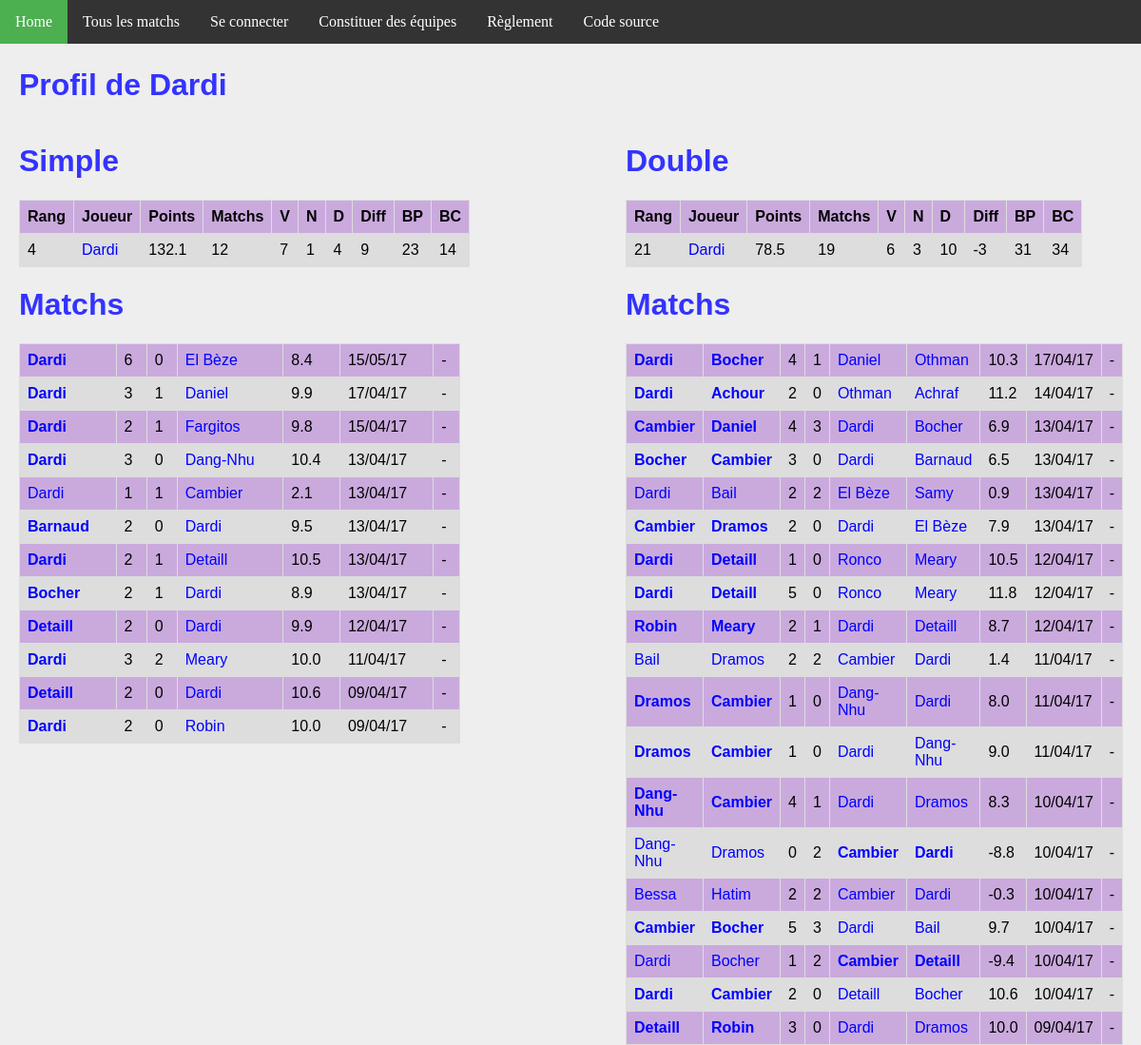
Before: /joueur/1/ with the older database file.
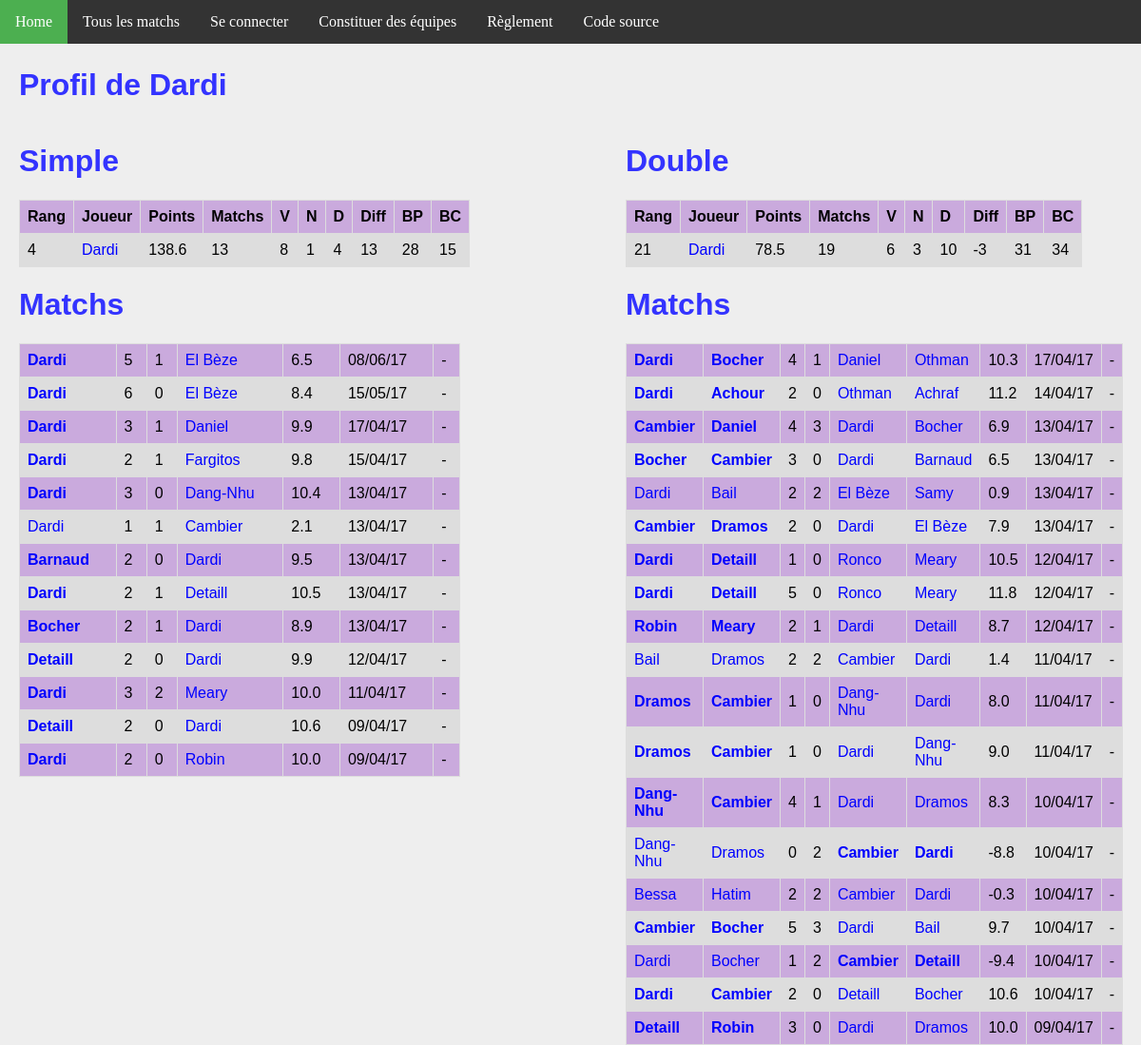
After: the same page with the newer database file.
### ranking/models.py (models this page shows, shortened)
class Joueur(models.Model):
    user = models.OneToOneField(User, on_delete=models.CASCADE)
    pseudo = models.CharField(max_length = 50, default="Pax lambda")
    simple_score = models.FloatField(default=100)
    simple_rang = models.IntegerField(default=0)
    simple_victoires = models.IntegerField(default=0)
    simple_nuls = models.IntegerField(default=0)
    simple_defaites = models.IntegerField(default=0)
    simple_buts_pour = models.IntegerField(default=0)
    simple_buts_contre = models.IntegerField(default=0)
    double_score = models.FloatField(default=100)
    double_rang = models.IntegerField(default=0)
    double_victoires = models.IntegerField(default=0)
    double_nuls = models.IntegerField(default=0)
    double_defaites = models.IntegerField(default=0)
    double_buts_pour = models.IntegerField(default=0)
    double_buts_contre = models.IntegerField(default=0)
    @property
    def simple_matchs(self):
        return self.simple_nuls + self.simple_victoires + self.simple_defaites
    @property
    def double_matchs(self):
        return self.double_nuls + self.double_victoires + self.double_defaites
    @property
    def simple_diff(self):
        return self.simple_buts_pour - self.simple_buts_contre
    @property
    def double_diff(self):
        return self.double_buts_pour - self.double_buts_contre

class MatchSimple(models.Model):
    domicile = models.ForeignKey('Joueur', related_name = 'dom')
    exterieur = models.ForeignKey('Joueur', related_name = 'exte')
    date = models.DateTimeField(auto_now_add=True)
    buts_domicile = models.IntegerField(default=0)
    buts_exterieur = models.IntegerField(default=0)
    points = models.FloatField(default=0)
    @property
    def winner(self):
        if self.buts_domicile > self.buts_exterieur:
            return 1.
        elif self.buts_domicile < self.buts_exterieur:
            return 0.
        else:
            return 0.5

class MatchDouble(models.Model):
    domicile_1 = models.ForeignKey('Joueur', related_name = 'dom1')
    domicile_2 = models.ForeignKey('Joueur', related_name = 'dom2')
    exterieur_1 = models.ForeignKey('Joueur', related_name = 'exte1')
    exterieur_2 = models.ForeignKey('Joueur', related_name = 'exte2')
    date = models.DateTimeField(auto_now_add=True)
    buts_domicile = models.IntegerField(default=0)
    buts_exterieur = models.IntegerField(default=0)
    points = models.FloatField(default=0)
    @property
    def winner(self):
        if self.buts_domicile > self.buts_exterieur:
            return 1.
        elif self.buts_domicile < self.buts_exterieur:
            return 0.
        else:
            return 0.5

### ranking/views.py (the view)
# urls.py: url(r'^joueur/(?P<joueur_id>[0-9]+)/$', views.detail_joueur, name='joueur'),
def detail_joueur(request, joueur_id):
    simples_1 = MatchSimple.objects.filter(domicile__id = joueur_id)
    simples_2 = MatchSimple.objects.filter(exterieur__id = joueur_id)
    simples = simples_1 | simples_2
    doubles_1 = MatchDouble.objects.filter(domicile_1__id = joueur_id)
    doubles_2 = MatchDouble.objects.filter(domicile_2__id = joueur_id)
    doubles_3 = MatchDouble.objects.filter(exterieur_1__id = joueur_id)
    doubles_4 = MatchDouble.objects.filter(exterieur_2__id = joueur_id)
    doubles = doubles_1 | doubles_2 | doubles_3 | doubles_4
    context = {
        'joueur': get_object_or_404(Joueur, pk=joueur_id),
        'simple_matchs': simples.order_by('-date').all(),
        'double_matchs': doubles.order_by('-date').all(),
    }
    return render(request, 'joueur.html', context)

### ranking/templatetags/app_filter.py (called while the page is built)
@register.filter(name='decimal')
def decimal(x):
    return '{0:.1f}'.format(x)

### ranking/templates/joueur.html
{% extends 'base.html' %}
{% block body %}
{% load app_filter %}
    <h1>Profil de {{ joueur.pseudo }}</h1>
<div id="column1" style="float:left; margin:0; width:40%;">
    <h1>Simple</h1>
    <table>
        <tr>
            <th>Rang</th>
            <th>Joueur</th>
            <th>Points</th>
            <th>Matchs</th>
            <th>V</th>
            <th>N</th>
            <th>D</th>
            <th>Diff</th>
            <th>BP</th>
            <th>BC</th>
        </tr>
        <tr>
            <td>{{ joueur.simple_rang }}</td>
            <td><a class='joueur' href="{% url 'joueur' joueur.id %}">{{joueur.pseudo}}</a></td>
            <td>{{joueur.simple_score|decimal}}</td>
            <td>{{joueur.simple_matchs}}</td>
            <td>{{joueur.simple_victoires}}</td>
            <td>{{joueur.simple_nuls}}</td>
            <td>{{joueur.simple_defaites}}</td>
            <td>{{joueur.simple_diff}}</td>
            <td>{{joueur.simple_buts_pour}}</td>
            <td>{{joueur.simple_buts_contre}}</td>
        </tr>
    </table>
    <h1>Matchs</h1>
    <table>
        {% for m in simple_matchs %}
        <tr>
            <td {% if m.winner == 1 %} style='font-weight:bold'{% endif %} >
                <a class="joueur" href="{% url 'joueur' m.domicile.id %}">{{m.domicile.pseudo}}</a>
            </td>
            <td>{{m.buts_domicile}}</td>
            <td>{{m.buts_exterieur}}</td>
            <td {% if m.winner == 0 %} style='font-weight:bold'{% endif %} >
                <a class='joueur' href="{% url 'joueur' m.exterieur.id %}">{{m.exterieur.pseudo}}</a>
            </td>
            <td>{{m.points|decimal}}</td>
            <td>{{m.date | date:'d/m/y'}}</td>
            <td>
            {% if m.domicile == request.user.joueur %}
                <a class="joueur" href="{% url 'annuler' m.id %}">Annuler</a>
            {% else %}
                -
            {% endif %}
            </td>
        </tr>
        {% endfor %}
    </table>
</div>
<div id="column2" style="float:left; margin-left:15%;width:40%;">
<h1>Double</h1>
<table>
    <tr>
        <th>Rang</th>
        <th>Joueur</th>
        <th>Points</th>
        <th>Matchs</th>
        <th>V</th>
        <th>N</th>
        <th>D</th>
        <th>Diff</th>
        <th>BP</th>
        <th>BC</th>
    </tr>
    <tr>
        <td>{{ joueur.double_rang }}</td>
        <td><a class='joueur' href="{% url 'joueur' joueur.id %}">{{joueur.pseudo}}</a></td>
        <td>{{joueur.double_score|decimal}}</td>
        <td>{{joueur.double_matchs}}</td>
        <td>{{joueur.double_victoires}}</td>
        <td>{{joueur.double_nuls}}</td>
        <td>{{joueur.double_defaites}}</td>
        <td>{{joueur.double_diff}}</td>
        <td>{{joueur.double_buts_pour}}</td>
        <td>{{joueur.double_buts_contre}}</td>
    </tr>
</table>
<h1>Matchs</h1>
<table>
    {% for m in double_matchs %}
    <tr>
        <td {% if m.winner == 1 %} style='font-weight:bold'{% endif %} >
            <a class="joueur" href="{% url 'joueur' m.domicile_1.id %}">{{m.domicile_1.pseudo}}</a>
        </td>
        <td {% if m.winner == 1 %} style='font-weight:bold'{% endif %} >
            <a class="joueur" href="{% url 'joueur' m.domicile_2.id %}">{{m.domicile_2.pseudo}}</a>
        </td>
        <td>{{m.buts_domicile}}</td>
        <td>{{m.buts_exterieur}}</td>
        <td {% if m.winner == 0 %} style='font-weight:bold'{% endif %} >
            <a class='joueur' href="{% url 'joueur' m.exterieur_1.id %}">{{m.exterieur_1.pseudo}}</a>
        </td>
        <td {% if m.winner == 0 %} style='font-weight:bold'{% endif %} >
            <a class='joueur' href="{% url 'joueur' m.exterieur_2.id %}">{{m.exterieur_2.pseudo}}</a>
        </td>
        <td>{{m.points|decimal}}</td>
        <td>{{m.date | date:'d/m/y'}}</td>
        <td>
        {% if m.domicile_1 == request.user.joueur %}
            <a class="joueur" href="{% url 'annuler_double' m.id %}">Annuler</a>
        {% else %}
            -
        {% endif %}
        </td>
    </tr>
    {% endfor %}
</table>
</div>
{% endblock %}

Changed rows visible on the page:
changed Joueur "Dardi": simple_score|decimal "132.1" → "138.6"; simple_matchs "12" → "13"; simple_victoires "7" → "8"; simple_diff "9" → "13"; simple_buts_pour "23" → "28"; simple_buts_contre "14" → "15"
added MatchSimple: domicile.pseudo "Dardi", buts_domicile "5", buts_exterieur "1", exterieur.pseudo "El Bèze", points|decimal "6.5", date "08/06/17"
